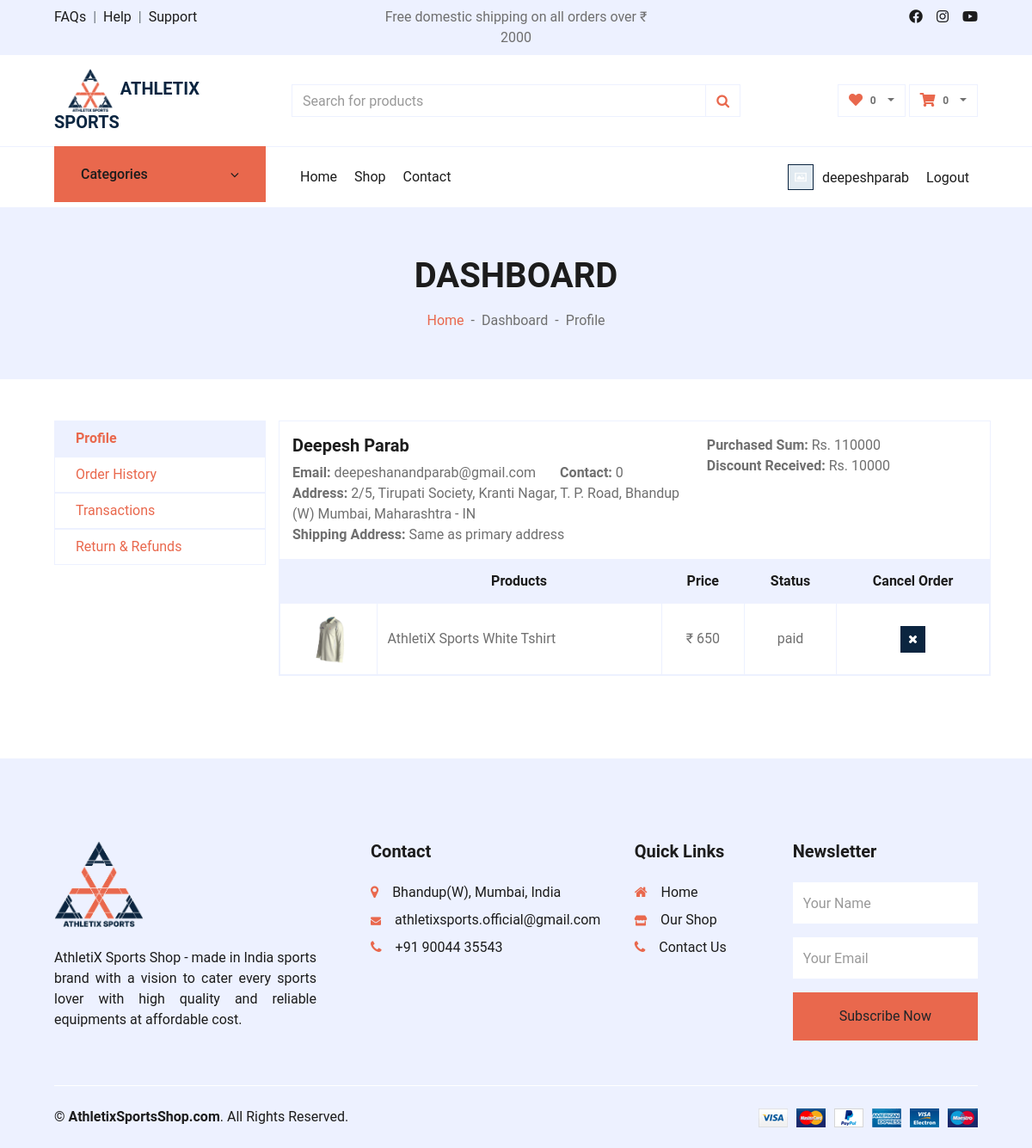
Page /account/profile/ (signed in) on the committed database.
### account/models.py (models this page shows, shortened)
class Profile(models.Model):
    user = models.OneToOneField(User, on_delete=models.CASCADE)
    profile_image = models.ImageField(upload_to='images/profile/', null=True, blank=True)
    contact_number = models.IntegerField(default=0, null=True, blank=True)
    alt_contact = models.CharField(max_length=10, null=True, blank=True, default='')

class Address(models.Model):
    title = models.CharField(max_length=20, default='Home')
    user = models.OneToOneField(User, on_delete=models.CASCADE)
    addr1 = models.CharField(max_length=200, default='')
    addr2 = models.CharField(max_length=200, blank=True, null=True)
    zipcode = models.IntegerField(default=0)
    city = models.CharField(max_length=200, default='')
    state = models.CharField(max_length=200, default='')
    country = models.CharField(max_length=200, default='')

### store/models.py (models this page shows, shortened)
class Order(models.Model):
    order_id = models.CharField(max_length=10, default='')
    order_amount = models.FloatField()
    product = models.ForeignKey(Product, related_name='order_product', on_delete=models.CASCADE)
    user = models.ForeignKey(User, related_name='order_user', on_delete=models.CASCADE)
    quantity = models.IntegerField()
    price = models.IntegerField()
    coupon_used = models.CharField(max_length=10, default='', null=True, blank=True)
    discount_received = models.IntegerField(null=True, blank=True)
    delivery_method = models.CharField(max_length=10, default='standard')
    terms = models.CharField(max_length=10, default='accepted')
    date = models.DateField(default=datetime.today)
    status = models.CharField(max_length=15, choices=ORDER_STATUS_CHOICES, default='pending')

class Product(models.Model):
    name = models.CharField(max_length=200)
    price = models.IntegerField()
    discount = models.IntegerField()
    discounted_price = models.IntegerField(null=True, blank=True)
    summary = models.CharField(max_length=1000, default='')
    description = models.CharField(max_length=5000)
    brand = models.ForeignKey(Brand, related_name='brand', on_delete = models.CASCADE)
    status = models.BooleanField(default=False)
    category = models.CharField(max_length=10, default='', null=True, blank=True)
    type = models.CharField(max_length=40, choices=TYPE_CHOICES, default='')
    wishlist = models.ManyToManyField(User, related_name='wishlist', blank=True)
    sold_quantity = models.IntegerField(default=0)
    stock_quantity = models.IntegerField(default=0)
    created_at = models.DateTimeField(auto_now_add=True)
    updated_at = models.DateTimeField(auto_now=True)
    sku = models.CharField(max_length=20, default='', blank=True, null=True)

class ImageAlbum(models.Model):
    name = models.CharField(max_length=255)
    image = models.FileField(upload_to=get_upload_path)
    default = models.BooleanField(default=False)
    width = models.FloatField(default=100)
    length = models.FloatField(default=100)
    product = models.ForeignKey(Product, related_name='product', on_delete=models.CASCADE)
    def default(self):
        return self.images.filter(default=True).first()

### account/views.py (the view, shortened to what this page needs)
# urls.py: path('profile/', ProfilePage.as_view(), name='profilepage'),
class ProfilePage(LoginRequiredMixin, View):
    login_url = '/login'
    redirect_field_name = 'redirect_to'
    def get(self, request):
        order_list = Order.objects.filter(user=request.user).order_by('-date')
        context = {
                'title':'Profile',
                'order_list':order_list,
                'profile': True,
                'wishlist_products': getWishlist(request),
                'cart_list': getCartProducts(request)
                }
        return render(request, 'profile.html', context)

### account/templates/profile.html (shortened to what this page needs)
{% extends 'user_dashboard.html' %}
{% load currency_filter %}
{% load cart_filter %}
{% load static %}
{% block user-content %}
<div class="row border profile-info pt-3">
    <div class="col-lg-7 border-bottom">
        <ul>
            <li>
                <h5 class="font-bold">{{request.user.first_name}} {{request.user.last_name}}</h5>
            </li>
            <li>
                <b>Email:</b> {{request.user.email}}
                <b class="ml-4">Contact:</b> {{request.user.profile.contact_number}}
            </li>
            <li>
                <b>Address:</b> {{request.user.address.addr1}} {{request.user.address.addr2}}
                {{request.user.address.city}}, {{request.user.address.state}} - {{request.user.address.country}}
            </li>
            <li>
                <b>Shipping Address:</b>
                {% if False %}
                    {{request.user.address.addr1}}
                {% else %}
                    Same as primary address
                {% endif %}
            </li>
        </ul>
    </div>
    <div class="col-lg-5 border-bottom">
        <ul>
            <li>
                <b>Purchased Sum:</b> Rs. 110000
            </li>
            <li>
                <b>Discount Received:</b> Rs. 10000
            </li>
        </ul>
    </div>
    {% if order_list|length > 0 %}
    <table class="table table-bordered text-center mb-0">
        <thead class="bg-secondary text-dark">
            <tr>
                <th></th>
                <th>Products</th>
                <th>Price</th>
                <th>Status</th>
                <th>Cancel Order</th>
            </tr>
        </thead>
        <tbody class="align-middle">
                {% for order in order_list %}
                <tr>
                    <td><img src="{{order.product.product.all.0.image.url}}" style="width: 50px;"></td>
                    <td class="align-middle text-left">{{order.product.name}}</td>
                    <td class="align-middle">{{order.price|inrcurrency|currency}}</td>
                    <td class="align-middle">{{order.status}}</td>
                    <td class="align-middle">
                        <button class="btn btn-sm bg-atx-blue text-white">
                            <i class="fa fa-times"></i>
                        </button>
                    </td>
                </tr>
                {% endfor %}
        </tbody>
    </table>
    {% endif %}
</div>
{% endblock %}

### athletixsportsshop/templates/base.html (shortened to what this page needs)
<!DOCTYPE html>
<html lang="en">
{% load static %}
{% load cart_filter %}
<head>
    <link href="https://cdnjs.cloudflare.com/ajax/libs/font-awesome/5.10.0/css/all.min.css" rel="stylesheet">
    <link href="{% static 'css/style.css' %}" rel="stylesheet">
    <link href="{% static 'css/custom.css' %}" rel="stylesheet">
    <link href="{% static 'css/owl.carousel.css' %}" rel="stylesheet">
    <link href="{% static 'css/owl.carousel.min.css' %}" rel="stylesheet">
    <link rel="stylesheet" href="https://cdnjs.cloudflare.com/ajax/libs/font-awesome/4.7.0/css/font-awesome.min.css">
    <link rel="stylesheet" href="//unpkg.com/bootstrap-select@1.12.4/dist/css/bootstrap-select.min.css" type="text/css" />
    <link rel="stylesheet" href="//unpkg.com/bootstrap-select-country@4.0.0/dist/css/bootstrap-select-country.min.css" type="text/css" />
</head>
<body>
    <div class="container-fluid">
        <div class="row bg-secondary py-2 px-xl-5">
            <div class="col-lg-4 d-none d-lg-block">
                <div class="d-inline-flex align-items-center">
                    <a class="text-dark" href="">FAQs</a>
                    <span class="text-muted px-2">|</span>
                    <a class="text-dark" href="">Help</a>
                    <span class="text-muted px-2">|</span>
                    <a class="text-dark" href="">Support</a>
                </div>
            </div>
            <div class="col-lg-4 text-center">
                <p class="mb-0">Free domestic shipping on all orders over ₹ 2000</p>
            </div>
            <div class="col-lg-4 text-center text-lg-right">
                <div class="d-inline-flex align-items-center">
                    <a class="text-dark px-2" href="https://www.facebook.com/athletixsportsshop" target="blank">
                        <i class="fab fa-facebook-f"></i>
                    </a>
                    <a class="text-dark px-2" href="https://www.instagram.com/athletix.sports" target="blank">
                        <i class="fab fa-instagram"></i>
                    </a>
                    <a class="text-dark pl-2" href="">
                        <i class="fab fa-youtube"></i>
                    </a>
                </div>
            </div>
        </div>
        <div class="row align-items-center py-3 px-xl-5">
            <div class="col-lg-3 d-none d-lg-block">
                <a href="" class="text-decoration-none">
                    <h5 class="m-0 display-5 font-weight-semi-bold atx-blue">
                        <span class="text-primary font-weight-bold mr-1 pl-3">
                            <img src="{% static 'img/logo.png' %}" class="logo">
                        </span>
                        ATHLETIX SPORTS
                    </h5>
                </a>
            </div>
            <div class="col-lg-6 col-7 text-left">
                <form action="">
                    <div class="input-group">
                        <input type="text" class="form-control" placeholder="Search for products">
                        <div class="input-group-append">
                            <span class="input-group-text bg-transparent atx-red pointer">
                                <i class="fa fa-search"></i>
                            </span>
                        </div>
                    </div>
                </form>
            </div>
            <div class="col-lg-3 col-5 text-right">
                {% include 'notifications.html' %}
            </div>
        </div>
    </div>
    <div class="container-fluid">
        <div class="row border-top px-xl-5">
            <div class="col-lg-3 d-none d-lg-block">
                <a class="btn shadow-none d-flex align-items-center justify-content-between bg-primary text-white w-100 collapsed" data-toggle="collapse" href="#navbar-vertical" style="height: 65px; margin-top: -1px; padding: 0 30px;" aria-expanded="false">
                    <h6 class="m-0">Categories</h6>
                    <i class="fa fa-angle-down text-dark"></i>
                </a>
            </div>
            <div class="col-lg-9">
                <nav class="navbar navbar-expand-lg bg-light navbar-light py-3 py-lg-0 px-0">
                    <div class="collapse navbar-collapse justify-content-between" id="navbarCollapse">
                        <div class="navbar-nav mr-auto py-0">
                            <a href="/" class="nav-item nav-link {% if breadcrum == 'Home' %}active{% endif %}">Home</a>
                            <a href="{% url 'storepage' %}" class="nav-item nav-link {% if breadcrum == 'Store' %}active{% endif %}">Shop</a>
                            <a href="contact.html" class="nav-item nav-link">Contact</a>
                        </div>
                        <div class="navbar-nav ml-auto py-0">
                            {% if request.session.username %}
                            <a href="{% url 'profilepage' %}" class="nav-item nav-link pr-0">
                                {% if request.user.profile.profile_image %}
                                <img src="{{request.user.profile.profile_image.url}}" class="profile-image">
                                {% else %}
                                <img src="{% static 'img/no_image.jpg' %}" class="profile-image">
                                {% endif %}
                            </a>
                            <a href="{% url 'profilepage' %}" class="nav-item nav-link mt-1">{{request.session.username}}</a>
                            <a href="{% url 'logoutpage' %}" class="nav-item nav-link mt-1">Logout</a>
                            {% else %}
                            <a href="{% url 'loginpage' %}" class="nav-item nav-link">Login</a>
                            <a href="{% url 'registerpage' %}" class="nav-item nav-link">Register</a>
                            {% endif %}
                        </div>
                    </div>
                </nav>
            </div>
        </div>
    </div>
    {% block content %}
    {% endblock %}
    <div class="container-fluid bg-secondary text-dark mt-5 pt-5">
        <div class="row px-xl-5 pt-5">
            <div class="col-lg-4 col-md-12 mb-5 pr-3 pr-xl-5">
                <a href="" class="text-decoration-none">
                    <h1 class="mb-4 display-5 font-weight-semi-bold">
                        <img src="{% static 'img/logo.png' %}" class="h-100">
                    </h1>
                </a>
                <p class="text-justify">AthletiX Sports Shop - made in India sports brand with a vision to cater every
                    sports lover with high quality and reliable equipments at affordable cost.
                </p>
            </div>
            <div class="col-lg-8 col-md-12">
                <div class="row">
                    <div class="col-md-5">
                        <h5 class="font-weight-bold text-dark mb-4">Contact</h5>
                        <p class="mb-2"><i class="fa fa-map-marker text-primary mr-3"></i>Bhandup(W), Mumbai, India</p>
                        <p class="mb-2"><i class="fa fa-envelope text-primary mr-3 font-12"></i>athletixsports.official@gmail.com</p>
                        <p class="mb-0"><i class="fa fa-phone text-primary mr-3"></i>+91 90044 35543</p>
                    </div>
                    <div class="col-md-3 mb-5">
                        <h5 class="font-weight-bold text-dark mb-4">Quick Links</h5>
                        <div class="d-flex flex-column justify-content-start">
                            <a class="text-dark mb-2" href="/"><i class="fa fa-home text-primary mr-3"></i>Home</a>
                            <a class="text-dark mb-2" href="{% url 'storepage' %}"><i class="fas fa-store text-primary mr-3 font-12"></i>Our Shop</a>
                            <a class="text-dark" href="contact.html"><i class="fa fa-phone text-primary mr-3"></i>Contact Us</a>
                        </div>
                    </div>
                    <div class="col-md-4 mb-5">
                        <h5 class="font-weight-bold text-dark mb-4">Newsletter</h5>
                        <form action="">
                            <div class="form-group">
                                <input type="text" class="form-control border-0 py-4" placeholder="Your Name" required="required" />
                            </div>
                            <div class="form-group">
                                <input type="email" class="form-control border-0 py-4" placeholder="Your Email"
                                    required="required" />
                            </div>
                            <div>
                                <button class="btn btn-primary btn-block border-0 py-3" type="submit">Subscribe Now</button>
                            </div>
                        </form>
                    </div>
                </div>
            </div>
        </div>
        <div class="row border-top border-light mx-xl-5 py-4">
            <div class="col-md-6 px-xl-0">
                <p class="mb-md-0 text-center text-md-left text-dark">
                    &copy; <a class="text-dark font-weight-semi-bold" href="#">AthletixSportsShop.com</a>. All Rights Reserved.
                </p>
            </div>
            <div class="col-md-6 px-xl-0 text-center text-md-right">
                <img class="img-fluid" src="{% static 'img/payments.png' %}" alt="">
            </div>
        </div>
    </div>
</body>
</html>

### rows in the picture
Order: product.product.all.0.image (picture), product.name "AthletiX Sports White Tshirt", price|inrcurrency "₹ 650", status "paid"

### other values in the picture
{{ request.session.cart|cart_count }} "0"
{{ wishlist_products|length }} "0"
{{ request.session.username }} "deepeshparab"
{{ request.user.first_name }} "Deepesh"
{{ request.user.last_name }} "Parab"
{{ request.user.email }} "deepeshanandparab@gmail.com"
{{ request.user.profile.contact_number }} "0"
{{ request.user.address.addr1 }} "2/5, Tirupati Society, Kranti Nagar,"
{{ request.user.address.addr2 }} "T. P. Road, Bhandup (W)"
{{ request.user.address.city }} "Mumbai"
{{ request.user.address.state }} "Maharashtra"
{{ request.user.address.country }} "IN"
